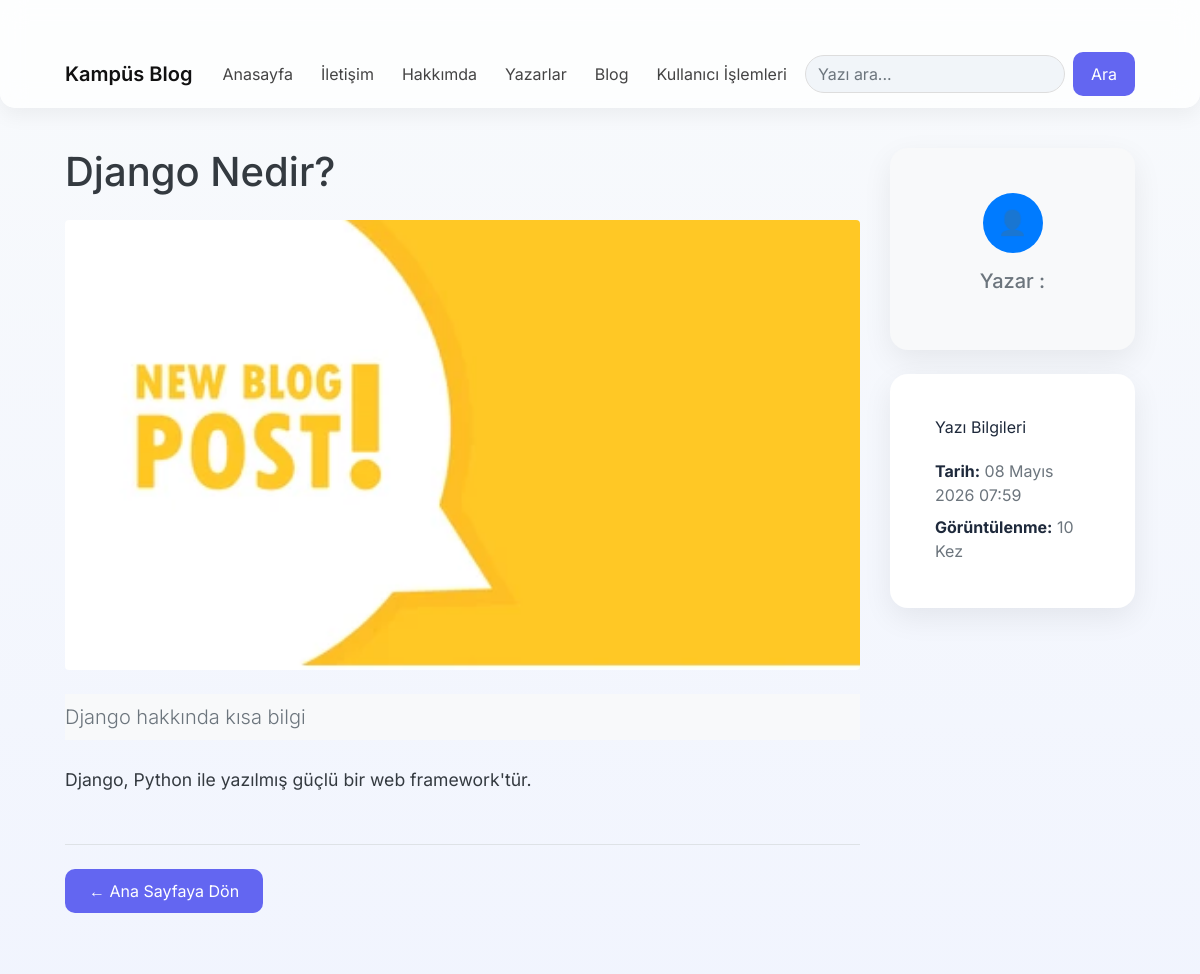
The app's page /blog/detay/1/ (upper part), older data.
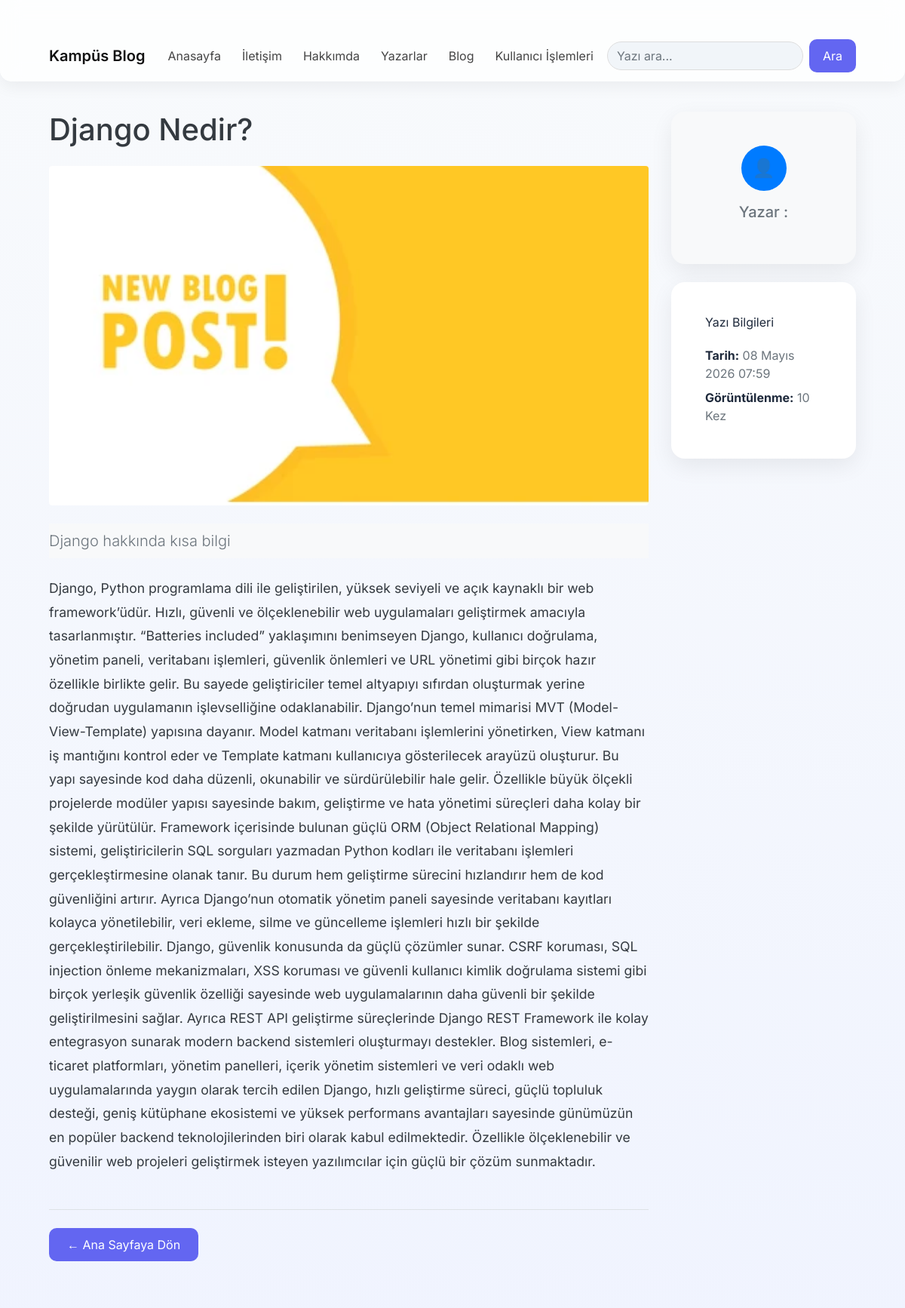
The same page, newer data.
### blog/models.py (models this page shows, shortened)
class BlogPost(models.Model):
    title = models.CharField(max_length=200)
    summary = models.CharField(max_length=300)
    content = models.TextField()
    author = models.ForeignKey(Author, on_delete=models.CASCADE, null=True, blank=True)
    views = models.IntegerField(default=0)
    created_at = models.DateTimeField(auto_now_add=True)
    is_published = models.BooleanField(default=True)
    static_url = models.CharField(max_length=200, default='img/default.png')

### blog/views.py (the view)
# urls.py: path('detay/<int:id>/' , views.blog_detay, name='blog_detay'),
def blog_detay(request, id):
    try:
        yazi= blog.models.BlogPost.objects.get(id=id)
    except:
        return render(request, "404.html", status=404)
    context={
        'yazi':yazi
    }
    return render(request, 'blog_detay.html', context)

### blog/templates/blog_detay.html (shortened to what this page needs)
{% extends "base.html" %}
{% load static %}
{% block icerik %}
    <div class="row">
        <div class="col-lg-9 mb-4">
            <header class="mb-4">
                <h1 class="fw-bolder mb-2 text-dark">{{ yazi.title }}</h1>
            </header>
            <figure class="mb-4">
                <img class="img-fluid rounded shadow-sm w-100"
                     src="{% static yazi.static_url %}"
                     alt="{{ yazi.title }}"
                     style="max-height: 450px; object-fit: cover;">
            </figure>
            <section class="mb-4">
                <p class="lead fw-bold text-secondary border-start border-4 border-primary ps-4 py-2 bg-light rounded-end">
                    {{ yazi.summary }}
                </p>
            </section>
            <section class="mb-5 text-dark" style="font-size: 1.1rem; line-height: 1.8;">
                {{ yazi.content }}
            </section>
            <div class="mt-4 border-top pt-4">
                <a href="/" class="btn btn-outline-primary rounded-pill px-4">
                    &larr; Ana Sayfaya Dön
                </a>
            </div>
        </div>
        <div class="col-lg-3">
            <div class="position-sticky" style="top: 2rem;">
                <div class="card mb-4 shadow-sm border-0 bg-light">
                    <div class="card-body text-center">
                        <div class="mb-3">
                            <div class="d-inline-flex align-items-center justify-content-center bg-primary text-white rounded-circle" style="width: 60px; height: 60px; font-size: 24px;">
                            </div>
                        </div>
                        <h5 class="card-title fw-bold"><span class="text-muted">Yazar : </span>{{ yazi.author_name }}</h5>
                    </div>
                </div>
                <div class="card mb-4 shadow-sm border-0">
                    <div class="card-header bg-white fw-bold border-bottom-0 pt-3 pb-0">
                        Yazı Bilgileri
                    </div>
                    <div class="card-body">
                        <ul class="list-unstyled mb-0">
                            <li class="mb-2">
                                <strong>Tarih:</strong> <span class="text-muted">{{ yazi.created_at }}</span>
                            </li>
                            <li>
                                <strong> Görüntülenme:</strong> <span class="text-muted">{{ yazi.views }} Kez</span>
                            </li>
                        </ul>
                    </div>
                </div>
            </div>
        </div>
    </div>
{% endblock %}

Row changes from the older to the newer data that the page shows:
changed BlogPost "Django Nedir?": content "Django, Python ile yazılmış güçlü bir web framework'tür." → "Django, Python programlama dili ile geliştirilen, yüksek seviyeli ve açık kaynaklı bir web framework’üdür. Hızlı, güvenli ve ölçeklenebilir web uygulamaları geliştirmek amacıyla tasarlanmıştır. “Batteries included” yaklaşımını benimseyen Django, kullanıcı doğrulama, yönetim paneli, veritabanı işlemleri, güvenlik önlemleri ve URL yönetimi gibi birçok hazır özellikle birlikte gelir. Bu sayede geliştiriciler temel altyapıyı sıfırdan oluşturmak yerine doğrudan uygulamanın işlevselliğine odaklanabilir. Django’nun temel mimarisi MVT (Model-View-Template) yapısına dayanır. Model katmanı veritabanı işlemlerini yönetirken, View katmanı iş mantığını kontrol eder ve Template katmanı kullanıcıya…"
